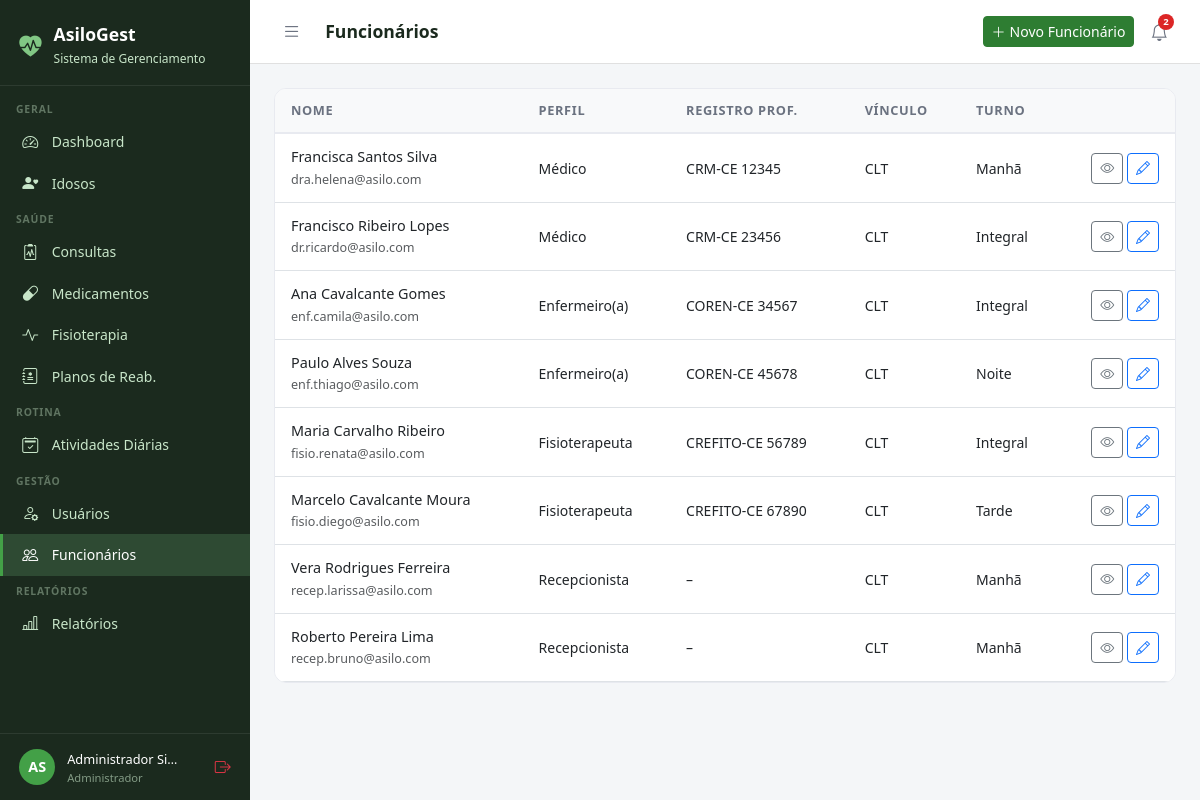
The page /funcionarios/ (signed in) on the database its author committed.
### core/models.py (models this page shows, shortened)
class Usuario(AbstractUser):
    PERFIL_CHOICES = [
        ('administrador', 'Administrador'),
        ('medico', 'Médico'),
        ('fisioterapeuta', 'Fisioterapeuta'),
        ('enfermeiro', 'Enfermeiro(a)'),
        ('recepcionista', 'Recepcionista'),
        ('familiar', 'Familiar do Idoso'),
    ]
    perfil = models.CharField(
        max_length=20, choices=PERFIL_CHOICES,
        default='recepcionista', verbose_name='Perfil de Acesso'
    )
    telefone = models.CharField(max_length=15, blank=True, verbose_name='Telefone')
    cpf = models.CharField(max_length=14, unique=True, null=True, blank=True, verbose_name='CPF')
    foto = models.ImageField(upload_to='usuarios/', blank=True, null=True, verbose_name='Foto')
    data_nascimento = models.DateField(null=True, blank=True, verbose_name='Data de Nascimento')
    especialidade = models.CharField(
        max_length=100, blank=True, verbose_name='Especialidade',
        help_text='Preencha para Médico ou Fisioterapeuta'
    )
    data_admissao = models.DateField(null=True, blank=True, verbose_name='Data de Admissão')
    primeiro_acesso = models.BooleanField(
        default=True, verbose_name='Primeiro Acesso',
        help_text='Usuário deve definir senha no primeiro login'
    )
    ativo = models.BooleanField(default=True, verbose_name='Ativo')
    criado_em = models.DateTimeField(auto_now_add=True)
    class Meta:
        verbose_name = 'Usuário'
        verbose_name_plural = 'Usuários'
        ordering = ['first_name', 'last_name']
    @property
    def is_administrador(self):
        return self.perfil == 'administrador' or self.is_superuser
    @property
    def is_fisioterapeuta(self):
        return self.perfil == 'fisioterapeuta'
    @property
    def is_familiar(self):
        return self.perfil == 'familiar'
    @property
    def pode_ver_saude(self):
        return (self.is_administrador or self.is_medico
                or self.is_fisioterapeuta or self.is_enfermeiro)
    @property
    def pode_cadastrar_usuarios(self):
        return self.is_administrador or self.is_recepcionista
    @property
    def pode_administrar(self):
        return self.is_administrador

### funcionarios/models.py (models this page shows, shortened)
class Funcionario(models.Model):
    VINCULO_CHOICES = [
        ('clt', 'CLT'),
        ('pj', 'Pessoa Jurídica'),
        ('voluntario', 'Voluntário'),
        ('estagio', 'Estágio'),
    ]
    usuario = models.OneToOneField(Usuario, on_delete=models.CASCADE, related_name='funcionario')
    registro_profissional = models.CharField(max_length=30, blank=True, verbose_name='Registro Profissional (CRM/CREFITO etc.)')
    especialidade = models.CharField(max_length=100, blank=True)
    vinculo = models.CharField(max_length=12, choices=VINCULO_CHOICES, default='clt')
    data_admissao = models.DateField(verbose_name='Data de Admissão')
    data_demissao = models.DateField(null=True, blank=True, verbose_name='Data de Demissão')
    salario = models.DecimalField(max_digits=10, decimal_places=2, null=True, blank=True)
    carga_horaria = models.IntegerField(default=44, verbose_name='Carga Horária Semanal (h)')
    turno = models.CharField(max_length=20, blank=True, verbose_name='Turno de Trabalho')
    observacoes = models.TextField(blank=True)
    criado_em = models.DateTimeField(auto_now_add=True)
    class Meta:
        verbose_name = 'Funcionário'
        verbose_name_plural = 'Funcionários'

### funcionarios/views.py (the view)
# urls.py: path('', views.lista, name='lista'),
@login_required
@admin_required
def lista(request):
    funcionarios = Funcionario.objects.select_related('usuario').filter(data_demissao__isnull=True)
    return render(request, 'funcionarios/lista.html', {'funcionarios': funcionarios})

### templates/funcionarios/lista.html
{% extends 'base.html' %}
{% block title %}Funcionários{% endblock %}{% block page_title %}Funcionários{% endblock %}
{% block topbar_actions %}<a href="{% url 'funcionarios:novo' %}" class="btn btn-primary btn-sm"><i class="bi bi-plus-lg me-1"></i>Novo Funcionário</a>{% endblock %}
{% block content %}
<div class="table-card"><table class="table table-hover">
<thead><tr><th>Nome</th><th>Perfil</th><th>Registro Prof.</th><th>Vínculo</th><th>Turno</th><th></th></tr></thead>
<tbody>{% for f in funcionarios %}<tr>
  <td><div style="font-weight:500;">{{ f.usuario.get_full_name }}</div><small class="text-muted">{{ f.usuario.email }}</small></td>
  <td style="font-size:.875rem;">{{ f.usuario.get_perfil_display }}</td>
  <td style="font-size:.875rem;">{{ f.registro_profissional|default:"–" }}</td>
  <td style="font-size:.875rem;">{{ f.get_vinculo_display }}</td>
  <td style="font-size:.875rem;">{{ f.turno|default:"–" }}</td>
  <td class="text-end">
    <a href="{% url 'funcionarios:detalhe' f.pk %}" class="btn btn-sm btn-outline-secondary"><i class="bi bi-eye"></i></a>
    <a href="{% url 'funcionarios:editar' f.pk %}" class="btn btn-sm btn-outline-primary"><i class="bi bi-pencil"></i></a>
  </td>
</tr>{% empty %}<tr><td colspan="6" class="text-center py-4 text-muted">Nenhum funcionário cadastrado.</td></tr>{% endfor %}</tbody>
</table></div>{% endblock %}

### templates/base.html (shortened to what this page needs)
<!DOCTYPE html>
<html lang="pt-br">
<head>
  <link href="https://cdn.jsdelivr.net/npm/bootstrap@5.3.0/dist/css/bootstrap.min.css" rel="stylesheet">
  <link href="https://cdn.jsdelivr.net/npm/bootstrap-icons@1.11.0/font/bootstrap-icons.css" rel="stylesheet">
</head>
<body>
{% if user.is_authenticated %}
<div id="sidebar">
  <div class="sidebar-brand">
    <i class="bi bi-heart-pulse-fill" style="color:#81C784;font-size:1.4rem;"></i>
    <div>
      <h5 style="margin:0;">AsiloGest</h5>
      <small>Sistema de Gerenciamento</small>
    </div>
  </div>
  <nav class="sidebar-nav">
    <div class="nav-section">Geral</div>
    <a href="{% url 'dashboard' %}" class="sidebar-link {% if request.resolver_match.url_name == 'dashboard' %}active{% endif %}">
      <i class="bi bi-speedometer2"></i> Dashboard
    </a>
    <a href="{% url 'idosos:lista' %}" class="sidebar-link">
      <i class="bi bi-person-heart"></i>
      {% if user.is_familiar %}Meus Familiares{% else %}Idosos{% endif %}
    </a>
    {% if user.pode_ver_saude or user.is_familiar %}
    <div class="nav-section">Saúde</div>
    <a href="{% url 'consultas:lista' %}" class="sidebar-link">
      <i class="bi bi-clipboard2-pulse"></i> Consultas
    </a>
    <a href="{% url 'medicamentos:lista' %}" class="sidebar-link">
      <i class="bi bi-capsule"></i> Medicamentos
    </a>
    <a href="{% url 'fisioterapia:lista' %}" class="sidebar-link">
      <i class="bi bi-activity"></i> Fisioterapia
    </a>
    {% if user.pode_ver_saude and not user.is_familiar %}
    <a href="{% url 'fisioterapia:planos_lista' %}" class="sidebar-link">
      <i class="bi bi-journal-medical"></i> Planos de Reab.
    </a>
    {% endif %}
    {% endif %}
    <div class="nav-section">Rotina</div>
    <a href="{% url 'atividades:lista' %}" class="sidebar-link">
      <i class="bi bi-calendar2-check"></i> Atividades Diárias
    </a>
    {% if user.pode_cadastrar_usuarios %}
    <div class="nav-section">Gestão</div>
    <a href="{% url 'usuarios_lista' %}" class="sidebar-link">
      <i class="bi bi-person-gear"></i> Usuários
    </a>
    {% endif %}
    {% if user.pode_administrar %}
    <a href="{% url 'funcionarios:lista' %}" class="sidebar-link">
      <i class="bi bi-people"></i> Funcionários
    </a>
    {% endif %}
    {% if user.pode_ver_saude or user.pode_administrar %}
    <div class="nav-section">Relatórios</div>
    <a href="{% url 'relatorios:lista' %}" class="sidebar-link">
      <i class="bi bi-bar-chart-line"></i> Relatórios
    </a>
    {% endif %}
  </nav>
  <div class="sidebar-user">
    <div class="avatar">{{ user.first_name|first|upper }}{{ user.last_name|first|upper }}</div>
    <div class="info" style="min-width:0;flex:1;">
      <span>{{ user.get_full_name|truncatechars:18 }}</span>
      <small>{{ user.get_perfil_display }}</small>
    </div>
    <a href="{% url 'logout' %}" class="text-danger" title="Sair" style="flex-shrink:0;">
      <i class="bi bi-box-arrow-right"></i>
    </a>
  </div>
</div>
<div id="main">
  <div class="topbar">
    <div class="topbar-left">
      <button class="btn-toggle-sidebar" onclick="toggleSidebar()" title="Menu">
        <i class="bi bi-list"></i>
      </button>
      <h4>{% block page_title %}{% endblock %}</h4>
    </div>
    <div class="d-flex align-items-center gap-2">
      {% block topbar_actions %}{% endblock %}
      <div style="position:relative;">
        <button class="notif-btn" id="notifBtn" onclick="toggleNotif()" title="Notificações">
          <i class="bi bi-bell"></i>
          {% if notif_count %}
          <span class="notif-badge">{{ notif_count }}</span>
          {% endif %}
        </button>
      </div>
    </div>
  </div>
  <div class="content">
    {% block content %}{% endblock %}
  </div>
</div>
{% else %}
{% block full_content %}{% endblock %}
{% endif %}
</body>
</html>

### templates/base.html (style rules this page uses)
:root { --sidebar-width: 250px; --primary: #2E7D32; --primary-light: #43A047; --accent: #1565C0; --bg-sidebar: #1B2A1E; --bg-sidebar-hover: #2E4A33; --text-sidebar: #C8E6C9; --transition: 0.3s ease; }
body { background: #F4F6F8; font-family: 'Segoe UI', sans-serif; }
#sidebar { position: fixed; top: 0; left: 0; width: var(--sidebar-width); height: 100vh; background: var(--bg-sidebar); z-index: 1000; display: flex; flex-direction: column; overflow-y: auto; transition: transform var(--transition); }
.sidebar-brand { padding: 1.5rem 1.2rem 1rem; border-bottom: 1px solid rgba(255,255,255,0.08); display: flex; align-items: center; gap: .75rem; }
.sidebar-brand h5 { color: #fff; font-weight: 700; margin: 0; font-size: 1.1rem; }
.sidebar-brand small { color: var(--text-sidebar); font-size: .75rem; }
.sidebar-nav { padding: .5rem 0; flex: 1; }
.nav-section { padding: .5rem 1rem .2rem; color: rgba(200,230,201,.4); font-size: .65rem; font-weight: 700; letter-spacing: .08em; text-transform: uppercase; }
.sidebar-link { display: flex; align-items: center; gap: .65rem; padding: .55rem 1.2rem; color: var(--text-sidebar); text-decoration: none; font-size: .875rem; transition: all .2s; border-left: 3px solid transparent; }
.sidebar-link:hover, .sidebar-link.active { background: var(--bg-sidebar-hover); color: #fff; border-left-color: var(--primary-light); }
.sidebar-link i { font-size: 1rem; width: 1.2rem; }
.sidebar-user { padding: .8rem 1.2rem; border-top: 1px solid rgba(255,255,255,0.08); display: flex; align-items: center; gap: .75rem; }
.sidebar-user .avatar { width: 36px; height: 36px; background: var(--primary-light); border-radius: 50%; display: flex; align-items: center; justify-content: center; color: #fff; font-weight: 700; font-size: .9rem; flex-shrink: 0; }
.sidebar-user .info small { color: rgba(200,230,201,.6); font-size: .7rem; display: block; }
.sidebar-user .info span { color: #fff; font-size: .8rem; }
#main { margin-left: var(--sidebar-width); min-height: 100vh; display: flex; flex-direction: column; transition: margin-left var(--transition); }
.topbar { background: #fff; border-bottom: 1px solid #E0E0E0; padding: .75rem 1.5rem; display: flex; align-items: center; justify-content: space-between; position: sticky; top: 0; z-index: 999; }
.topbar-left { display: flex; align-items: center; gap: 1rem; }
.topbar h4 { margin: 0; font-size: 1.1rem; font-weight: 600; color: #1B2A1E; }
.btn-toggle-sidebar { background: none; border: none; padding: .4rem .5rem; color: #6B7280; cursor: pointer; border-radius: 6px; font-size: 1.2rem; line-height: 1; transition: background .2s, color .2s; }
.notif-btn { position: relative; background: none; border: none; padding: .4rem .5rem; color: #6B7280; cursor: pointer; border-radius: 6px; font-size: 1.1rem; transition: background .2s, color .2s; }
.notif-badge { position: absolute; top: 2px; right: 2px; background: #DC2626; color: #fff; font-size: .6rem; font-weight: 700; min-width: 16px; height: 16px; border-radius: 8px; padding: 0 4px; display: flex; align-items: center; justify-content: center; }
.content { padding: 1.5rem; flex: 1; }
.table-card { background: #fff; border-radius: 12px; border: 1px solid #E8EAF0; overflow: hidden; }
.table-card .table { margin: 0; }
.table thead th { background: #F8F9FA; border-bottom: 2px solid #E8EAF0; font-size: .8rem; font-weight: 600; color: #6B7280; text-transform: uppercase; letter-spacing: .05em; padding: .75rem 1rem; }
.table td { padding: .75rem 1rem; vertical-align: middle; font-size: .9rem; }
.btn-primary { background: var(--primary); border-color: var(--primary); }

### rows shown on the page
Usuario: first_name|first "A", last_name|first "S", get_full_name "Administrador Si…", perfil "Administrador"
Funcionario: usuario.get_full_name "Francisca Santos Silva", usuario.email "dra.helena@asilo.com", usuario.perfil "Médico", registro_profissional "CRM-CE 12345", vinculo "CLT", turno "Manhã"
Funcionario: usuario.get_full_name "Francisco Ribeiro Lopes", usuario.email "dr.ricardo@asilo.com", usuario.perfil "Médico", registro_profissional "CRM-CE 23456", vinculo "CLT", turno "Integral"
Funcionario: usuario.get_full_name "Ana Cavalcante Gomes", usuario.email "enf.camila@asilo.com", usuario.perfil "Enfermeiro(a)", registro_profissional "COREN-CE 34567", vinculo "CLT", turno "Integral"
Funcionario: usuario.get_full_name "Paulo Alves Souza", usuario.email "enf.thiago@asilo.com", usuario.perfil "Enfermeiro(a)", registro_profissional "COREN-CE 45678", vinculo "CLT", turno "Noite"
Funcionario: usuario.get_full_name "Maria Carvalho Ribeiro", usuario.email "fisio.renata@asilo.com", usuario.perfil "Fisioterapeuta", registro_profissional "CREFITO-CE 56789", vinculo "CLT", turno "Integral"
Funcionario: usuario.get_full_name "Marcelo Cavalcante Moura", usuario.email "fisio.diego@asilo.com", usuario.perfil "Fisioterapeuta", registro_profissional "CREFITO-CE 67890", vinculo "CLT", turno "Tarde"
Funcionario: usuario.get_full_name "Vera Rodrigues Ferreira", usuario.email "recep.larissa@asilo.com", usuario.perfil "Recepcionista", registro_profissional "–", vinculo "CLT", turno "Manhã"
Funcionario: usuario.get_full_name "Roberto Pereira Lima", usuario.email "recep.bruno@asilo.com", usuario.perfil "Recepcionista", registro_profissional "–", vinculo "CLT", turno "Manhã"

### other values the page prints
{{ notif_count }} "2"
